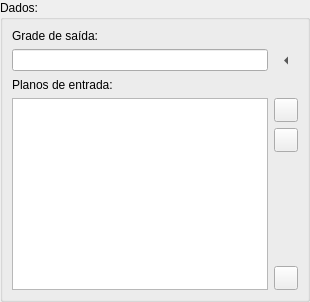
          <widget class="QWidget" name="analysisModelPage">
           <layout class="QHBoxLayout">
            <property name="margin">
             <number>0</number>
            </property>
            <item>
             <widget class="QGroupBox" name="groupBox_20">
              <property name="title">
               <string>Dados: </string>
              </property>
              <layout class="QGridLayout">
               <item row="0" column="0">
                <widget class="QLabel" name="label_29">
                 <property name="text">
                  <string>Grade de saída: </string>
                 </property>
                </widget>
               </item>
               <item row="1" column="0">
                <widget class="QLineEdit" name="analysisOutputLed"/>
               </item>
               <item row="1" column="1">
                <widget class="QToolButton" name="fileAnaGridMaskBtn">
                 <property name="text">
                  <string/>
                 </property>
                 <property name="autoRaise">
                  <bool>true</bool>
                 </property>
                 <property name="arrowType">
                  <enum>Qt::LeftArrow</enum>
                 </property>
                </widget>
               </item>
               <item row="2" column="0">
                <widget class="QLabel" name="label_28">
                 <property name="text">
                  <string>Planos de entrada:</string>
                 </property>
                </widget>
               </item>
               <item row="3" column="0" rowspan="4">
                <widget class="QListWidget" name="analysisModelGridListWidget">
                 <property name="sizePolicy">
                  <sizepolicy hsizetype="Expanding" vsizetype="Expanding">
                   <horstretch>1</horstretch>
                   <verstretch>0</verstretch>
                  </sizepolicy>
                 </property>
                </widget>
               </item>
               <item row="3" column="1">
                <widget class="QPushButton" name="analysisModelAddGridBtn">
                 <property name="sizePolicy">
                  <sizepolicy hsizetype="Fixed" vsizetype="Fixed">
                   <horstretch>0</horstretch>
                   <verstretch>0</verstretch>
                  </sizepolicy>
                 </property>
                 <property name="minimumSize">
                  <size>
                   <width>24</width>
                   <height>24</height>
                  </size>
                 </property>
                 <property name="maximumSize">
                  <size>
                   <width>24</width>
                   <height>24</height>
                  </size>
                 </property>
                 <property name="toolTip">
                  <string>&lt;html&gt;&lt;head&gt;&lt;meta name=&quot;qrichtext&quot; content=&quot;1&quot; /&gt;&lt;style type=&quot;text/css&quot;&gt;
p, li { white-space: pre-wrap; }
&lt;/style&gt;&lt;/head&gt;&lt;body style=&quot; font-family:'MS Shell Dlg 2'; font-size:8.25pt; font-weight:400; font-style:normal;&quot;&gt;
&lt;p style=&quot; margin-top:0px; margin-bottom:0px; margin-left:0px; margin-right:0px; -qt-block-indent:0; text-indent:0px;&quot;&gt;Adicionar grade&lt;/p&gt;&lt;/body&gt;&lt;/html&gt;</string>
                 </property>
                 <property name="text">
                  <string/>
                 </property>
                 <property name="icon">
                  <iconset resource="../../admin/ui/icons.qrc">
                   <normaloff>:/global/icons/add.png</normaloff>:/global/icons/add.png</iconset>
                 </property>
                </widget>
               </item>
               <item row="4" column="1">
                <widget class="QPushButton" name="analysisModelRemoveGridBtn">
                 <property name="sizePolicy">
                  <sizepolicy hsizetype="Fixed" vsizetype="Fixed">
                   <horstretch>0</horstretch>
                   <verstretch>0</verstretch>
                  </sizepolicy>
                 </property>
                 <property name="minimumSize">
                  <size>
                   <width>24</width>
                   <height>24</height>
                  </size>
                 </property>
                 <property name="maximumSize">
                  <size>
                   <width>24</width>
                   <height>24</height>
                  </size>
                 </property>
                 <property name="toolTip">
                  <string>&lt;html&gt;&lt;head&gt;&lt;meta name=&quot;qrichtext&quot; content=&quot;1&quot; /&gt;&lt;style type=&quot;text/css&quot;&gt;
p, li { white-space: pre-wrap; }
&lt;/style&gt;&lt;/head&gt;&lt;body style=&quot; font-family:'MS Shell Dlg 2'; font-size:8.25pt; font-weight:400; font-style:normal;&quot;&gt;
&lt;p style=&quot; margin-top:0px; margin-bottom:0px; margin-left:0px; margin-right:0px; -qt-block-indent:0; text-indent:0px; font-size:8pt;&quot;&gt;Remover grade&lt;/p&gt;&lt;/body&gt;&lt;/html&gt;</string>
                 </property>
                 <property name="text">
                  <string/>
                 </property>
                 <property name="icon">
                  <iconset resource="../../admin/ui/icons.qrc">
                   <normaloff>:/global/icons/remove.png</normaloff>:/global/icons/remove.png</iconset>
                 </property>
                </widget>
               </item>
               <item row="5" column="1">
                <spacer>
                 <property name="orientation">
                  <enum>Qt::Vertical</enum>
                 </property>
                 <property name="sizeHint" stdset="0">
                  <size>
                   <width>21</width>
                   <height>20</height>
                  </size>
                 </property>
                </spacer>
               </item>
               <item row="6" column="1">
                <widget class="QPushButton" name="analysisModelGridOutputConfigBtn">
                 <property name="sizePolicy">
                  <sizepolicy hsizetype="Fixed" vsizetype="Fixed">
                   <horstretch>0</horstretch>
                   <verstretch>0</verstretch>
                  </sizepolicy>
                 </property>
                 <property name="minimumSize">
                  <size>
                   <width>24</width>
                   <height>24</height>
                  </size>
                 </property>
                 <property name="maximumSize">
                  <size>
                   <width>24</width>
                   <height>24</height>
                  </size>
                 </property>
                 <property name="toolTip">
                  <string>&lt;html&gt;&lt;head&gt;&lt;meta name=&quot;qrichtext&quot; content=&quot;1&quot; /&gt;&lt;style type=&quot;text/css&quot;&gt;
p, li { white-space: pre-wrap; }
&lt;/style&gt;&lt;/head&gt;&lt;body style=&quot; font-family:'MS Shell Dlg 2'; font-size:8.25pt; font-weight:400; font-style:normal;&quot;&gt;
&lt;p style=&quot; margin-top:0px; margin-bottom:0px; margin-left:0px; margin-right:0px; -qt-block-indent:0; text-indent:0px; font-size:8pt;&quot;&gt;Configurar grade de saída&lt;/p&gt;&lt;/body&gt;&lt;/html&gt;</string>
                 </property>
                 <property name="text">
                  <string/>
                 </property>
                 <property name="icon">
                  <iconset resource="icons.qrc">
                   <normaloff>:/data/icons/grid_config.png</normaloff>:/data/icons/grid_config.png</iconset>
                 </property>
                </widget>
               </item>
              </layout>
             </widget>
            </item>
           </layout>
          </widget>
